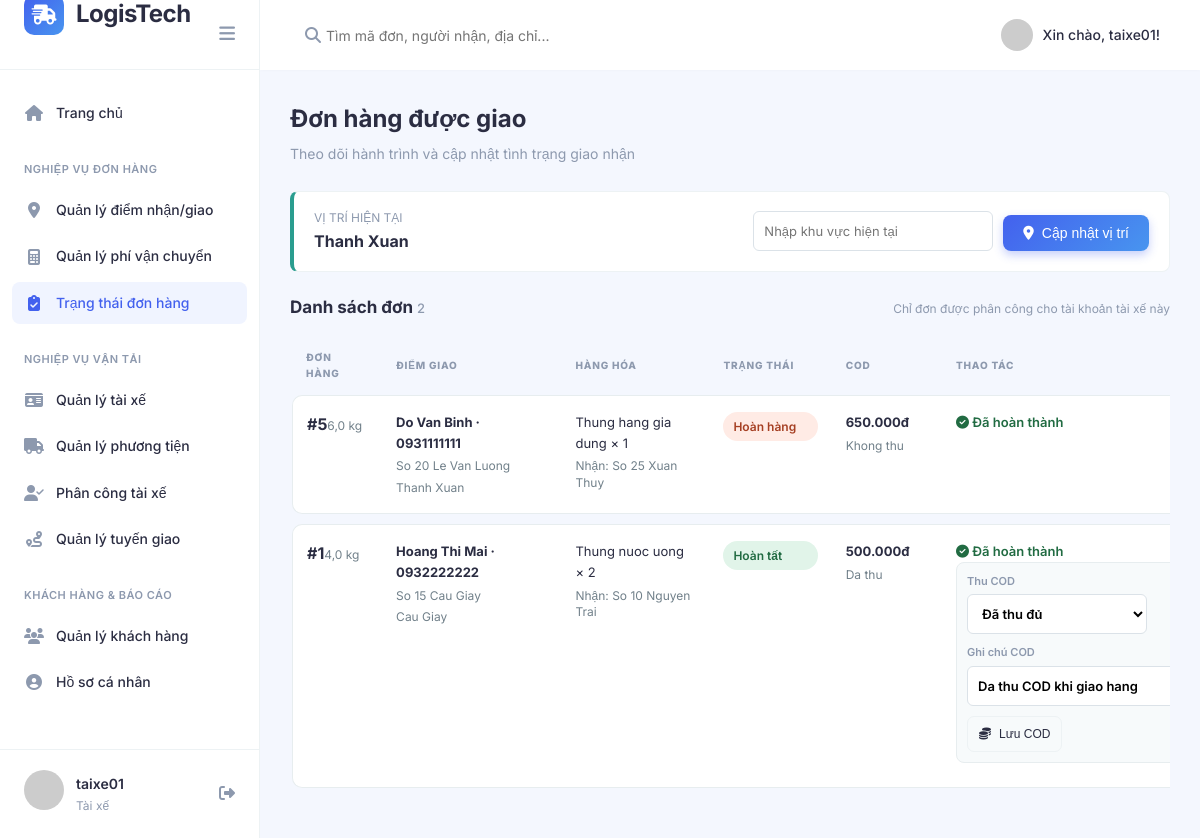
The page /index.php?page=donhangtaixe (signed in) on the database its author committed.
### tables this page shows
CREATE TABLE TaiXe (
    MaTaiXe INT AUTO_INCREMENT PRIMARY KEY,
    MaTaiKhoan INT NOT NULL UNIQUE,
    MaPhuongTien INT,
    HoTen VARCHAR(100) NOT NULL,
    SoDienThoai VARCHAR(20),
    SoBangLai VARCHAR(50),
    KhuVucHienTai VARCHAR(100),
    ThoiGianCapNhatViTri DATETIME,
    TrangThai VARCHAR(30) DEFAULT 'San sang',
    DiaChi VARCHAR(255),
    NgayTao DATETIME DEFAULT CURRENT_TIMESTAMP,

    CONSTRAINT FK_TaiXe_TaiKhoan
        FOREIGN KEY (MaTaiKhoan)
        REFERENCES TaiKhoan(MaTaiKhoan),

    CONSTRAINT FK_TaiXe_PhuongTien
        FOREIGN KEY (MaPhuongTien)
        REFERENCES PhuongTien(MaPhuongTien)
);

CREATE TABLE DonHang (
    MaDonHang INT AUTO_INCREMENT PRIMARY KEY,

    MaKhachHang INT NOT NULL,
    MaDiemNhan INT NOT NULL,
    MaDiemGiao INT NOT NULL,
    MaTuyenGiao INT,
    MaPhi INT,

    NgayTao DATETIME DEFAULT CURRENT_TIMESTAMP,

    TienHang DECIMAL(18,2) DEFAULT 0,
    TongKhoiLuong DECIMAL(10,2) DEFAULT 0,

     
    PhiVanChuyen DECIMAL(18,2) DEFAULT 0,

    PhiHoan DECIMAL(18,2) DEFAULT 0,
    TongPhi DECIMAL(18,2) DEFAULT 0,

    TrangThai VARCHAR(50) DEFAULT 'Cho xac nhan',

    LyDoHuy VARCHAR(255),
    LyDoHoan VARCHAR(255),

    NguoiChiuPhi VARCHAR(50),

    CONSTRAINT FK_DonHang_KhachHang
        FOREIGN KEY (MaKhachHang)
        REFERENCES KhachHang(MaKhachHang),

    CONSTRAINT FK_DonHang_DiemNhan
        FOREIGN KEY (MaDiemNhan)
        REFERENCES DiemNhan(MaDiemNhan),

    CONSTRAINT FK_DonHang_DiemGiao
        FOREIGN KEY (MaDiemGiao)
        REFERENCES DiemGiao(MaDiemGiao),

    CONSTRAINT FK_DonHang_TuyenGiao
        FOREIGN KEY (MaTuyenGiao)
        REFERENCES TuyenGiao(MaTuyenGiao),

    CONSTRAINT FK_DonHang_PhiVanChuyen
        FOREIGN KEY (MaPhi)
        REFERENCES PhiVanChuyen(MaPhi)
);

CREATE TABLE DiemGiao (
    MaDiemGiao INT AUTO_INCREMENT PRIMARY KEY,
    TenNguoiNhan VARCHAR(100) NOT NULL,
    SoDienThoai VARCHAR(20),
    DiaChi VARCHAR(255) NOT NULL,
    KhuVuc VARCHAR(100),
    TinhThanh VARCHAR(100),
    QuanHuyen VARCHAR(100),
    PhuongXa VARCHAR(100),
    GhiChu VARCHAR(255)
);

CREATE TABLE DiemNhan (
    MaDiemNhan INT AUTO_INCREMENT PRIMARY KEY,
    DiaChi VARCHAR(255) NOT NULL,
    KhuVuc VARCHAR(100),
    TinhThanh VARCHAR(100),
    QuanHuyen VARCHAR(100),
    PhuongXa VARCHAR(100),
    SoDienThoai VARCHAR(20),
    GhiChu VARCHAR(255)
);

### controllers/donhangtaixe_controller.php (called while the page is built, shortened)
<?php
require_once 'models/donhangtaixe_model.php';
class DriverOrderController {
    public function index() {
        $role = (int) ($_SESSION['role_id'] ?? 0);
        $model = new DriverOrderModel();
        $accountId = (int) ($_SESSION['user_id'] ?? 0);
        $driverId = $role === 3 ? $model->getDriverIdByAccount($accountId) : null;
        $keyword = trim($_GET['keyword'] ?? '');
        $orders = $role === 3
            ? $model->getAssignedOrders($driverId, $keyword)
            : $model->getOrdersForTracking($keyword, $role === 1 ? $accountId : null);
        $currentLocation = $role === 3 ? $model->getCurrentLocation($driverId) : '';
        require_once 'views/donhangtaixe.php';
    }
}
?>

### models/donhangtaixe_model.php (called while the page is built, shortened)
<?php
require_once 'config/database.php';
class DriverOrderModel {
    private $conn;
    public function __construct() {
        $database = new Database();
        $this->conn = $database->getConnection();
    }
    public function getDriverIdByAccount($accountId) {
        $stmt = $this->conn->prepare('SELECT MaTaiXe FROM TaiXe WHERE MaTaiKhoan = :account_id LIMIT 1');
        $stmt->execute([':account_id' => (int) $accountId]);
        return $stmt->fetchColumn() ?: null;
    }
    public function getCurrentLocation($driverId) {
        $stmt = $this->conn->prepare('SELECT KhuVucHienTai FROM TaiXe WHERE MaTaiXe = :driver_id');
        $stmt->execute([':driver_id' => (int) $driverId]);
        return $stmt->fetchColumn() ?: '';
    }
    public function getAssignedOrders($driverId, $keyword = '') {
        $query = "SELECT d.MaDonHang, d.NgayTao, d.TongKhoiLuong, d.TienHang, d.PhiVanChuyen,
                         d.TongPhi, d.TrangThai, d.LyDoHuy, d.LyDoHoan,
                         pc.MaPhanCong, pc.TrangThai AS TrangThaiPhanCong,
                         dn.DiaChi AS DiaChiNhan, dn.KhuVuc AS KhuVucNhan,
                         dg.TenNguoiNhan, dg.SoDienThoai AS SDTNhan,
                         dg.DiaChi AS DiaChiGiao, dg.KhuVuc AS KhuVucGiao,
                         cod.SoTienCOD, cod.TrangThai AS TrangThaiCOD,
                         cod.ThoiGianThu, cod.GhiChu AS GhiChuCOD,
                         (SELECT GROUP_CONCAT(CONCAT(h.TenHangHoa, ' × ', ct.SoLuong) SEPARATOR ', ')
                          FROM ChiTietDonHang ct INNER JOIN HangHoa h ON h.MaHangHoa = ct.MaHangHoa
                          WHERE ct.MaDonHang = d.MaDonHang) AS HangHoa
                  FROM PhanCong pc
                  INNER JOIN DonHang d ON d.MaDonHang = pc.MaDonHang
                  LEFT JOIN DiemNhan dn ON dn.MaDiemNhan = d.MaDiemNhan
                  LEFT JOIN DiemGiao dg ON dg.MaDiemGiao = d.MaDiemGiao
                  LEFT JOIN COD cod ON cod.MaDonHang = d.MaDonHang
                  WHERE pc.MaTaiXe = :driver_id AND pc.TrangThai <> 'Da huy'
                    AND pc.MaPhanCong = (
                        SELECT MAX(pc_latest.MaPhanCong)
                        FROM PhanCong pc_latest
                        WHERE pc_latest.MaDonHang = pc.MaDonHang
                          AND pc_latest.TrangThai <> 'Da huy'
                    )";
                $params = [':driver_id' => (int) $driverId];
        $query .= ' ORDER BY pc.ThoiGianPhanCong DESC';
        $stmt = $this->conn->prepare($query);
        $stmt->execute($params);
        return $stmt->fetchAll(PDO::FETCH_ASSOC);
    }
}
?>

### config/database.php (called while the page is built, shortened)
<?php
class Database {
    private $host = "localhost";
    private $db_name = "QuanLyVanTai";
    private $username = "root";
    private $password = "";
    public function getConnection() {
        $this->conn = null;
        try {
            $this->conn = new PDO("mysql:host=" . $this->host . ";dbname=" . $this->db_name, $this->username, $this->password);
            $this->conn->exec("set names utf8");
        } catch(PDOException $exception) {
            echo "Lỗi kết nối cơ sở dữ liệu: " . $exception->getMessage();
        }
        return $this->conn;
    }
}
?>

### views/donhangtaixe.php (the view, shortened to what this page needs)
<?php
$role = (int) ($_SESSION['role_id'] ?? 0);
$isDriver = $role === 3;
$canManageDriverOrders = $isDriver || $role === 4;
$isCustomer = $role === 1;
$pageTitle = $isDriver ? 'Đơn hàng được giao' : ($isCustomer ? 'Theo dõi đơn hàng của tôi' : 'Theo dõi trạng thái đơn hàng');
$statusLabels = [
    'Da phan cong' => 'Đã phân công',
    'Dang phan cong' => 'Đang phân công',
    'Da nhan hang' => 'Đã nhận hàng',
    'Dang van chuyen' => 'Đang vận chuyển',
    'Dang giao hang' => 'Đang giao hàng',
    'Da giao hang' => 'Đã giao hàng',
    'Giao khong thanh cong' => 'Giao không thành công',
    'Hoan tat' => 'Hoàn tất',
    'Hoan hang' => 'Hoàn hàng',
    'Da huy' => 'Đã hủy'
];
$allowedTransitions = [
    'Da phan cong' => ['Da nhan hang'],
    'Dang phan cong' => ['Da nhan hang'],
    'Da nhan hang' => ['Dang van chuyen'],
    'Dang van chuyen' => ['Dang giao hang'],
    'Dang giao hang' => ['Da giao hang', 'Giao khong thanh cong'],
    'Giao khong thanh cong' => ['Dang giao hang', 'Hoan hang'],
    'Da giao hang' => ['Hoan tat']
];
$statusClass = [
    'Da phan cong' => 'driver-status-pending', 'Dang phan cong' => 'driver-status-pending',
    'Da nhan hang' => 'driver-status-progress', 'Dang van chuyen' => 'driver-status-progress',
    'Dang giao hang' => 'driver-status-progress', 'Giao khong thanh cong' => 'driver-status-warning',
    'Da giao hang' => 'driver-status-success', 'Hoan tat' => 'driver-status-success',
    'Hoan hang' => 'driver-status-warning', 'Da huy' => 'driver-status-cancel'
];
?>
<!DOCTYPE html>
<html lang="vi">
<head>
    <link rel="stylesheet" href="assets/css/style.css">
    <link rel="stylesheet" href="https://cdnjs.cloudflare.com/ajax/libs/font-awesome/6.4.0/css/all.min.css">
</head>
<body class="dashboard-body">
    <?php include 'views/menu.php'; ?>
    <main class="main-content">
        <header class="topbar">
            <div class="search-bar"><form action="index.php" method="GET" class="driver-order-search"><input type="hidden" name="page" value="donhangtaixe"><i class="fas fa-search search-icon"></i><input name="keyword" placeholder="Tìm mã đơn, người nhận, địa chỉ..." value="<?php echo htmlspecialchars($keyword); ?>"></form></div>
            <div class="topbar-right"><div class="user-dropdown"><img src="https://ui-avatars.com/api/?name=<?php echo urlencode($_SESSION['username'] ?? 'Driver'); ?>&background=4361ee&color=fff" class="topbar-avatar" alt="Tài xế"><span class="user-greeting">Xin chào, <?php echo htmlspecialchars($_SESSION['username'] ?? 'Tài xế'); ?>!</span></div></div>
        </header>
        <div class="content-area driver-page">
            <div class="page-header"><div><h1 class="page-title"><?php echo htmlspecialchars($pageTitle); ?></h1><p class="page-subtitle"><?php echo $isDriver ? 'Theo dõi hành trình và cập nhật tình trạng giao nhận' : ($isCustomer ? 'Theo dõi tiến trình các đơn do bạn tạo' : 'Tra cứu trạng thái và lịch sử giao nhận toàn hệ thống'); ?></p></div></div>
            <?php if ($isDriver): ?><section class="driver-location-bar">
                <div><span class="driver-section-label">Vị trí hiện tại</span><strong><?php echo htmlspecialchars($currentLocation ?: 'Chưa cập nhật'); ?></strong></div>
                <form method="POST" action="index.php?page=donhangtaixe" class="driver-location-form">
                    <label class="sr-only" for="driverLocation">Cập nhật khu vực</label><input id="driverLocation" name="location" maxlength="100" placeholder="Nhập khu vực hiện tại" required>
                    <button class="btn btn-primary" type="submit"><i class="fas fa-location-dot"></i> Cập nhật vị trí</button>
                </form>
            </section><?php endif; ?>
            <div class="driver-orders-heading"><h2>Danh sách đơn <span><?php echo count($orders); ?></span></h2><span><?php echo $isDriver ? 'Chỉ đơn được phân công cho tài khoản tài xế này' : ($isCustomer ? 'Chỉ đơn hàng thuộc tài khoản của bạn' : 'Phạm vi dữ liệu: toàn hệ thống'); ?></span></div>
            <div class="driver-order-table-wrap">
                <table class="driver-order-table">
                    <thead><tr><th>Đơn hàng</th><th>Điểm giao</th><th>Hàng hóa</th><th>Trạng thái</th><th>COD</th><th>Thao tác</th></tr></thead>
                    <tbody>
                <?php foreach ($orders as $order):
                    $currentStatus = $order['TrangThai'];
                    $nextStatuses = $allowedTransitions[$currentStatus] ?? [];
                    $isActiveAssignment = !in_array($order['TrangThaiPhanCong'], ['Hoan thanh', 'Hoan tat', 'Da huy'], true)
                        && !in_array($currentStatus, ['Hoan tat', 'Hoan hang', 'Da huy'], true);
                ?>
                <tr class="driver-order-row" data-detail-url="index.php?page=donhangtaixe&view=<?php echo (int) $order['MaDonHang']; ?>">
                    <td data-label="Đơn hàng"><a class="driver-order-link" href="index.php?page=donhangtaixe&view=<?php echo (int) $order['MaDonHang']; ?>"><strong class="driver-order-number">#<?php echo (int) $order['MaDonHang']; ?></strong><small class="driver-table-muted"><?php echo number_format((float) $order['TongKhoiLuong'], 1, ',', '.'); ?> kg</small></a></td>
                    <td data-label="Điểm giao"><strong><?php echo htmlspecialchars($order['TenNguoiNhan'] ?? ''); ?> · <?php echo htmlspecialchars($order['SDTNhan'] ?? ''); ?></strong><span class="driver-table-muted"><?php echo htmlspecialchars($order['DiaChiGiao'] ?? ''); ?></span><span class="driver-table-muted"><?php echo htmlspecialchars($order['KhuVucGiao'] ?? ''); ?></span></td>
                    <td data-label="Hàng hóa"><span><?php echo htmlspecialchars($order['HangHoa'] ?? 'Chưa có hàng hóa'); ?></span><span class="driver-table-muted">Nhận: <?php echo htmlspecialchars($order['DiaChiNhan'] ?? ''); ?></span></td>
                    <td data-label="Trạng thái"><span class="driver-status <?php echo $statusClass[$currentStatus] ?? 'driver-status-pending'; ?>"><?php echo htmlspecialchars($statusLabels[$currentStatus] ?? $currentStatus); ?></span></td>
                    <td data-label="COD"><strong><?php echo number_format((float) ($order['SoTienCOD'] ?? 0), 0, ',', '.'); ?>đ</strong><span class="driver-table-muted"><?php echo htmlspecialchars($order['TrangThaiCOD'] ?? 'Không có COD'); ?></span></td>
                    <td data-label="Thao tác" class="driver-table-actions">
                        <?php if ($canManageDriverOrders && $isActiveAssignment && $nextStatuses): ?>
                        <form method="POST" action="index.php?page=donhangtaixe" class="driver-status-form">
                            <input type="hidden" name="action" value="status"><input type="hidden" name="order_id" value="<?php echo (int) $order['MaDonHang']; ?>"><input type="hidden" name="keyword" value="<?php echo htmlspecialchars($keyword); ?>">
                            <div class="driver-next-statuses"><span class="driver-action-label">Chuyển đổi trạng thái</span><?php foreach ($nextStatuses as $nextStatus): ?><button class="btn btn-primary" type="submit" name="status" value="<?php echo htmlspecialchars($nextStatus); ?>"><i class="fas fa-arrow-right"></i> <?php echo htmlspecialchars($statusLabels[$nextStatus] ?? $nextStatus); ?></button><?php endforeach; ?></div>
                            <label class="driver-note-field">Ghi chú / lý do<textarea name="note" rows="1" placeholder="Lý do nếu giao thất bại"></textarea></label>
                        </form>
                        <?php elseif ($canManageDriverOrders && !$isActiveAssignment): ?><span class="driver-completed"><i class="fas fa-circle-check"></i> Đã hoàn thành</span><?php endif; ?>
                        <?php if ($canManageDriverOrders && !empty($order['SoTienCOD']) && in_array($order['TrangThai'], ['Da giao hang', 'Hoan tat'], true)): ?>
                        <form method="POST" action="index.php?page=donhangtaixe" class="driver-cod-form">
                            <label>Thu COD<select name="cod_status"><option value="Da thu" <?php echo ($order['TrangThaiCOD'] ?? '') === 'Da thu' ? 'selected' : ''; ?>>Đã thu đủ</option></select></label>
                            <label class="driver-note-field">Ghi chú COD<input name="cod_note" value="<?php echo htmlspecialchars($order['GhiChuCOD'] ?? ''); ?>" placeholder="Ghi nhận thu tiền"></label>
                            <button class="btn btn-outline" type="submit"><i class="fas fa-coins"></i> Lưu COD</button>
                        </form>
                        <?php endif; ?>
                    </td>
                </tr>
                <?php endforeach; ?>
                    </tbody>
                </table>
            </div>
        </div>
    </main>
</body>
</html>

### rows shown on the page
taixe: MaTaiXe+KhuVucHienTai "Thanh Xuan"
donhang: MaDonHang "5", TongKhoiLuong "6,0", MaDiemGiao.TenNguoiNhan "Do Van Binh", MaDiemGiao.SoDienThoai "0931111111", MaDiemGiao.DiaChi "So 20 Le Van Luong", MaDiemGiao.KhuVuc "Thanh Xuan", HangHoa "Thung hang gia dung × 1", MaDiemNhan.DiaChi "So 25 Xuan Thuy", TrangThai "Hoàn hàng", SoTienCOD "650.000", TrangThaiCOD "Khong thu", shows "Đã hoàn thành"
donhang: MaDonHang "1", TongKhoiLuong "4,0", MaDiemGiao.TenNguoiNhan "Hoang Thi Mai", MaDiemGiao.SoDienThoai "0932222222", MaDiemGiao.DiaChi "So 15 Cau Giay", MaDiemGiao.KhuVuc "Cau Giay", HangHoa "Thung nuoc uong × 2", MaDiemNhan.DiaChi "So 10 Nguyen Trai", TrangThai "Hoàn tất", SoTienCOD "500.000", TrangThaiCOD "Da thu", cod_note "Da thu COD khi giao hang"

### other values the page prints
$_SESSION['username'] "taixe01"
$pageTitle "Đơn hàng được giao"
count($orders) "2"
